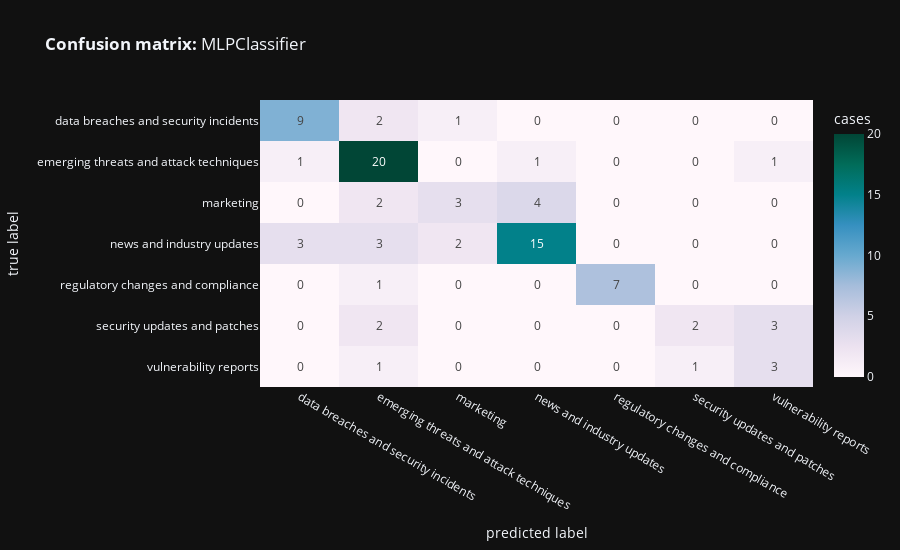
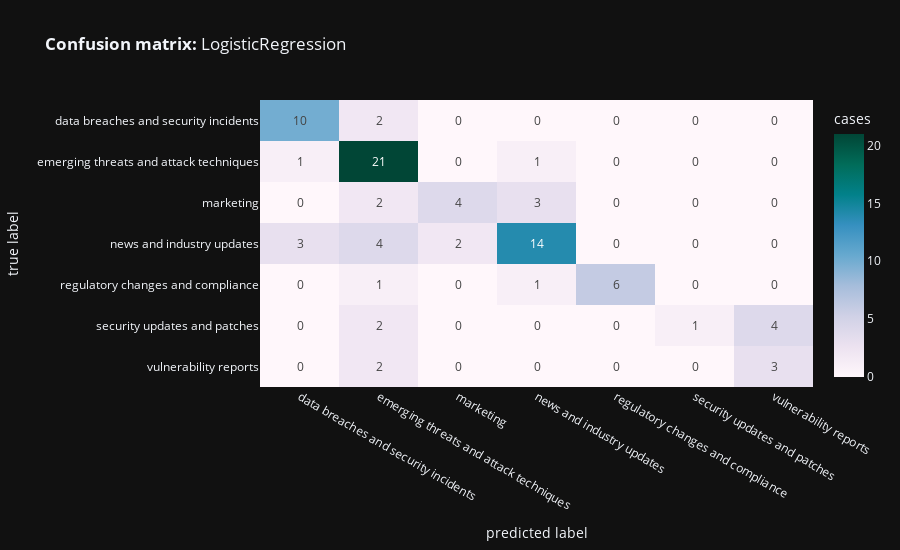

Source (notebook cell) for these figures, in order:
### Code cell
X = np.stack(sdata['embeddings'].values)
y = sdata['category'].values

# Split data for training and testing
X_train, X_test, y_train, y_test = train_test_split(
    X,
    y,
    test_size=.25,
    random_state=42,
    stratify=y
)


def embed_benchmark(clf):
    display(Markdown(clf.__class__.__name__))
    clf.fit(X_train, y_train)
    predicted = clf.predict(X_test)
    predicted_probs = clf.predict_proba(X_test)
    predicted_probs = np.divide(predicted_probs, np.sum(predicted_probs, axis=1)[:, np.newaxis])
    print(classification_report(y_test, predicted))
    loss = log_loss(y_test, predicted_probs)
    print(f"Cross-Entropy Loss / Log Loss: {loss}")

    cm = confusion_matrix(y_test, predicted)

    fig = px.imshow(
        cm, x=clf.classes_,
        y=clf.classes_, text_auto='d',
        aspect="auto",
        labels=dict(
            x="predicted label", y="true label",
            color="cases"),
        color_continuous_scale='pubugn',
        title=f'<b>Confusion matrix:</b> {clf.__class__.__name__}', height=550)

    fig.show()


classifiers = {
    MLPClassifier(random_state=42),
    LogisticRegression(random_state=42)
}

for clf in classifiers:
    embed_benchmark(clf)

### Figure 1 — Plotly figure (JSON) as saved in the notebook; plotly's stock layout.template omitted (floating-point values rounded to 4 significant figures)
{"data": [{"coloraxis": "coloraxis", "hovertemplate": "predicted label: %{x}<br>true label: %{y}<br>cases: %{z}<extra></extra>", "name": "0", "texttemplate": "%{z:d}", "type": "heatmap", "x": ["data breaches and security incidents", "emerging threats and attack techniques", "marketing", "news and industry updates", "regulatory changes and compliance", "security updates and patches", "vulnerability reports"], "xaxis": "x", "y": ["data breaches and security incidents", "emerging threats and attack techniques", "marketing", "news and industry updates", "regulatory changes and compliance", "security updates and patches", "vulnerability reports"], "yaxis": "y", "z": [[9, 2, 1, 0, 0, 0, 0], [1, 20, 0, 1, 0, 0, 1], [0, 2, 3, 4, 0, 0, 0], [3, 3, 2, 15, 0, 0, 0], [0, 1, 0, 0, 7, 0, 0], [0, 2, 0, 0, 0, 2, 3], [0, 1, 0, 0, 0, 1, 3]]}], "layout": {"coloraxis": {"colorbar": {"title": {"text": "cases"}}, "colorscale": [[0, "rgb(255,247,251)"], [0.125, "rgb(236,226,240)"], [0.25, "rgb(208,209,230)"], [0.375, "rgb(166,189,219)"], [0.5, "rgb(103,169,207)"], [0.625, "rgb(54,144,192)"], [0.75, "rgb(2,129,138)"], [0.875, "rgb(1,108,89)"], [1, "rgb(1,70,54)"]]}, "height": 550, "title": {"text": "<b>Confusion matrix:</b> MLPClassifier"}, "xaxis": {"anchor": "y", "domain": [0, 1], "title": {"text": "predicted label"}}, "yaxis": {"anchor": "x", "autorange": "reversed", "domain": [0, 1], "title": {"text": "true label"}}}}

### Figure 2 — Plotly figure (JSON) as saved in the notebook; plotly's stock layout.template omitted (floating-point values rounded to 4 significant figures)
{"data": [{"coloraxis": "coloraxis", "hovertemplate": "predicted label: %{x}<br>true label: %{y}<br>cases: %{z}<extra></extra>", "name": "0", "texttemplate": "%{z:d}", "type": "heatmap", "x": ["data breaches and security incidents", "emerging threats and attack techniques", "marketing", "news and industry updates", "regulatory changes and compliance", "security updates and patches", "vulnerability reports"], "xaxis": "x", "y": ["data breaches and security incidents", "emerging threats and attack techniques", "marketing", "news and industry updates", "regulatory changes and compliance", "security updates and patches", "vulnerability reports"], "yaxis": "y", "z": [[10, 2, 0, 0, 0, 0, 0], [1, 21, 0, 1, 0, 0, 0], [0, 2, 4, 3, 0, 0, 0], [3, 4, 2, 14, 0, 0, 0], [0, 1, 0, 1, 6, 0, 0], [0, 2, 0, 0, 0, 1, 4], [0, 2, 0, 0, 0, 0, 3]]}], "layout": {"coloraxis": {"colorbar": {"title": {"text": "cases"}}, "colorscale": [[0, "rgb(255,247,251)"], [0.125, "rgb(236,226,240)"], [0.25, "rgb(208,209,230)"], [0.375, "rgb(166,189,219)"], [0.5, "rgb(103,169,207)"], [0.625, "rgb(54,144,192)"], [0.75, "rgb(2,129,138)"], [0.875, "rgb(1,108,89)"], [1, "rgb(1,70,54)"]]}, "height": 550, "title": {"text": "<b>Confusion matrix:</b> LogisticRegression"}, "xaxis": {"anchor": "y", "domain": [0, 1], "title": {"text": "predicted label"}}, "yaxis": {"anchor": "x", "autorange": "reversed", "domain": [0, 1], "title": {"text": "true label"}}}}
